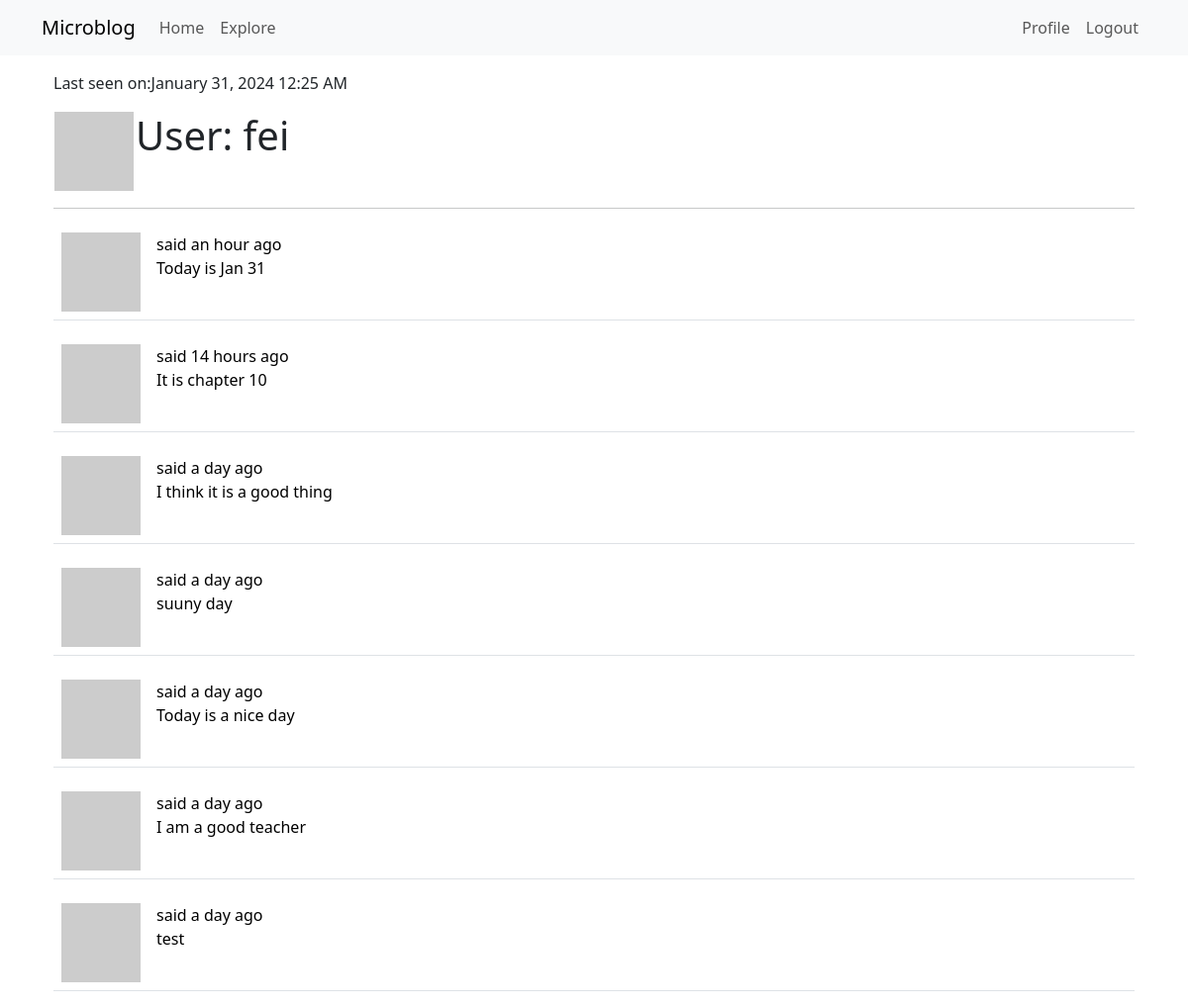
/user/fei (signed in), run on an earlier commit of the app's database.
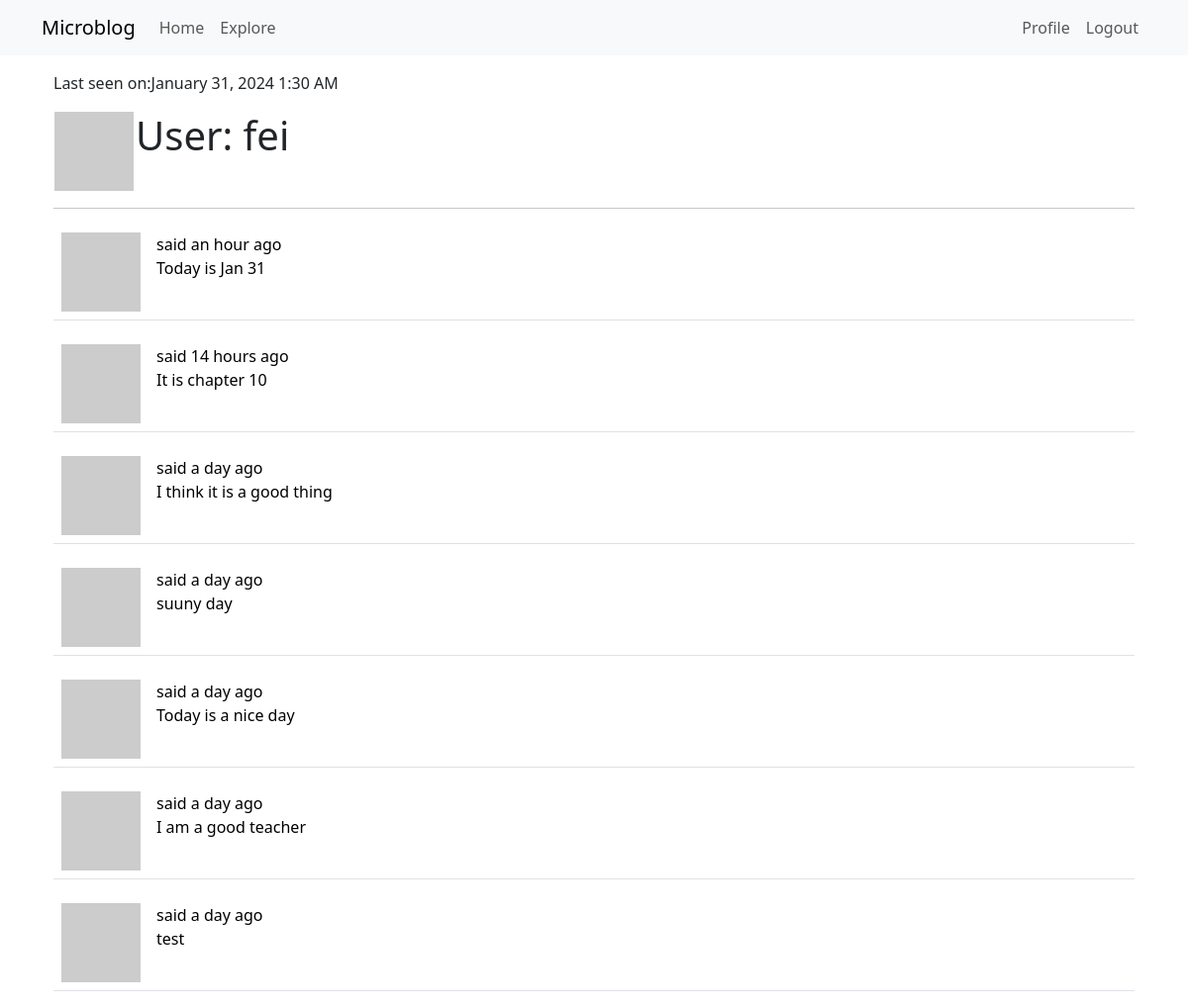
And on a later commit of the database.
### app/models.py (models this page shows, shortened)
class User(UserMixin,db.Model):
    id = db.Column(db.Integer, primary_key=True)
    username = db.Column(db.String(64), index=True, unique=True)
    email = db.Column(db.String(120), index=True, unique=True)
    password_hash = db.Column(db.String(128))
    posts = db.relationship('Post', backref='author', lazy='dynamic')
    about_me = db.Column(db.String(255))
    last_seen = db.Column(db.DateTime, default=datetime.utcnow)
    followed = db.relationship(
        'User', secondary=followers,
        primaryjoin=(followers.c.follower_id == id),
        secondaryjoin=(followers.c.followed_id == id),
        backref=db.backref('followers', lazy='dynamic'), lazy='dynamic')
    def avatar(self, size):
        digest = md5(self.email.lower().encode('utf-8')).hexdigest()
        return ('https://www.gravatar.com/avatar/{}?d=identicon&s=\
                {}'.format(digest,size))
    def followed_posts(self):
        followed = Post.query.join(
            followers, (followers.c.followed_id == Post.user_id)).filter(
                followers.c.follower_id == self.id)
        own = Post.query.filter_by(user_id=self.id)
        return followed.union(own).order_by(Post.timestamp.desc())

class Post(db.Model):
    id = db.Column(db.Integer, primary_key=True)
    body = db.Column(db.String(140))
    timestamp = db.Column(db.DateTime, index=True, default=datetime.utcnow)
    user_id = db.Column(db.Integer, db.ForeignKey('user.id'))

### app/routes.py (the view)
@app.route('/user/<username>')
@login_required
def user(username):
    user = User.query.filter_by(username=username).first_or_404()
    page = request.args.get('page', 1, type=int)
    posts = current_user.followed_posts().paginate(page=page,
                                                   per_page=app.config['POSTS_PER_PAGE'], error_out=False)
    next_url = url_for('index', page=posts.next_num) \
        if posts.has_next else None
    prev_url = url_for('index', page=posts.prev_num) \
        if posts.has_prev else None
    return render_template('user.html', title='User', user=user,
                           posts=posts.items, next_url=next_url, prev_url=prev_url)

### app/__init__.py (called while the page is built)
def get_locale():
    return 'zh_cn'

### app/models.py (called while the page is built)
@login.user_loader
def load_user(id):
    return User.query.get(int(id))

### app/routes.py (called while the page is built)
@app.before_request
def before_request():
    if current_user.is_authenticated:
        current_user.last_seen = datetime.utcnow()
        db.session.commit()

@app.before_request
def before_request():
    g.locale = str(get_locale())

### app/templates/user.html (shortened to what this page needs)
{% extends "base.html" %}
{% block app_content %}
    <table>
        <tr valign="top">
            <td><img src="{{ user.avatar(128) }}"></td>
            <td><h1>User: {{ user.username }}</h1></td>
            {% if user.last_seen %}
            <p>Last seen on:{{ moment(user.last_seen).format('LLL') }}</p>
            {% endif %}
        </tr>
    </table>
    <hr>
    {% for post in posts %}
        {% include '_post.html' %}
    {% endfor %}
{% endblock %}

### app/templates/base.html (shortened to what this page needs)
{% extends 'bootstrap/base.html' %}
{% block content %}
    <div class="container">
        {% block app_content %}{% endblock %}
    </div>
{% endblock %}

### app/templates/_post.html (shortened to what this page needs)
    <table class="table table-hover">
        <tr>
            <td width="70px">
                <a href="{{ url_for('user', username=post.author.username) }}">
                    <img src="{{ post.author.avatar(70) }}" />
                </a>
            </td>
            <td>
                {{ _('%(username)s said %(when)s',
                        username=user_link,when=moment(post.timestamp).fromNow()) }}
                <br>
                {{ post.body }}
            </td>
        </tr>
    </table>

What changed in the data, as far as the page shows it:
changed User "fei": last_seen "January 31, 2024 12:25 AM" → "January 31, 2024 1:30 AM"
